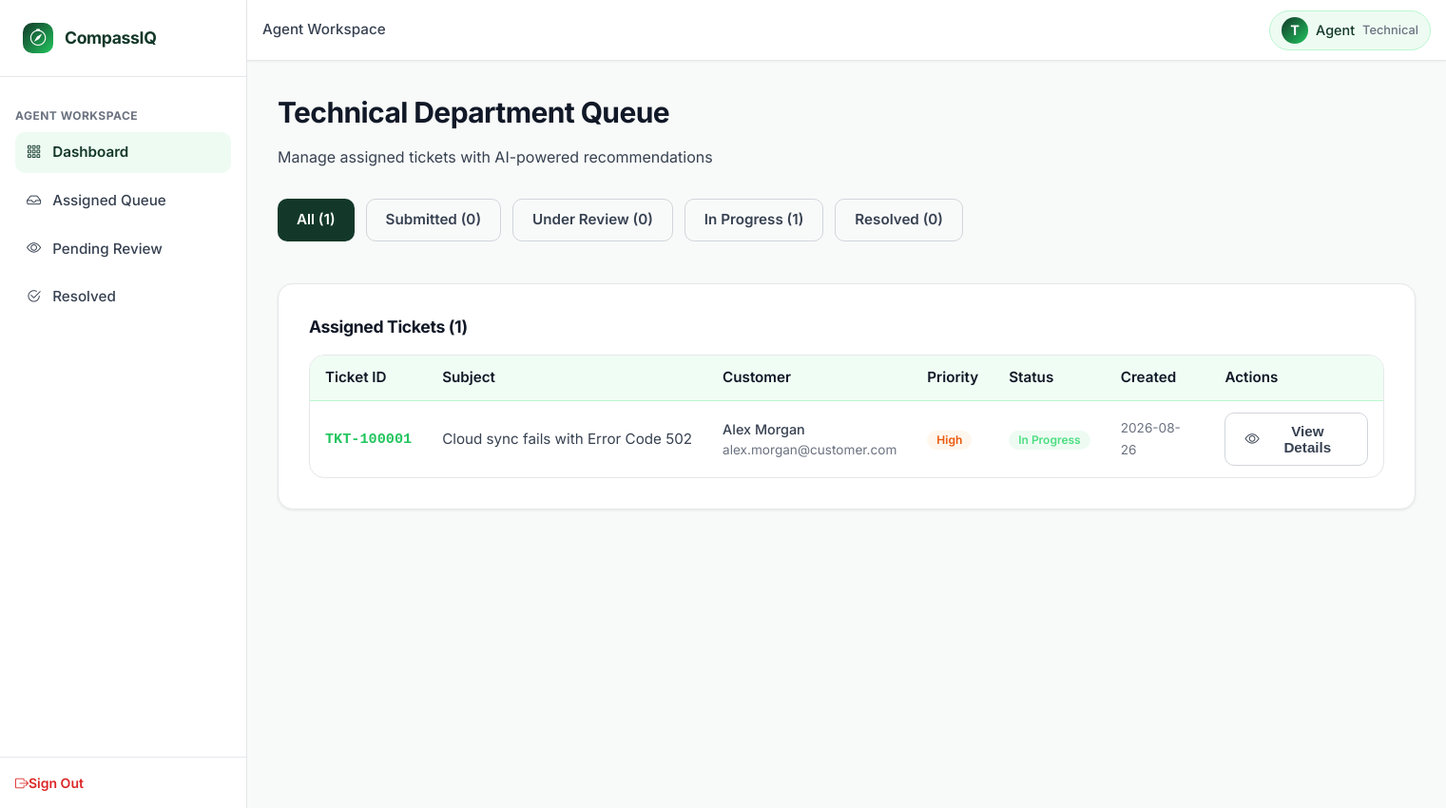
The app's page /agent/dashboard (signed in), older data.
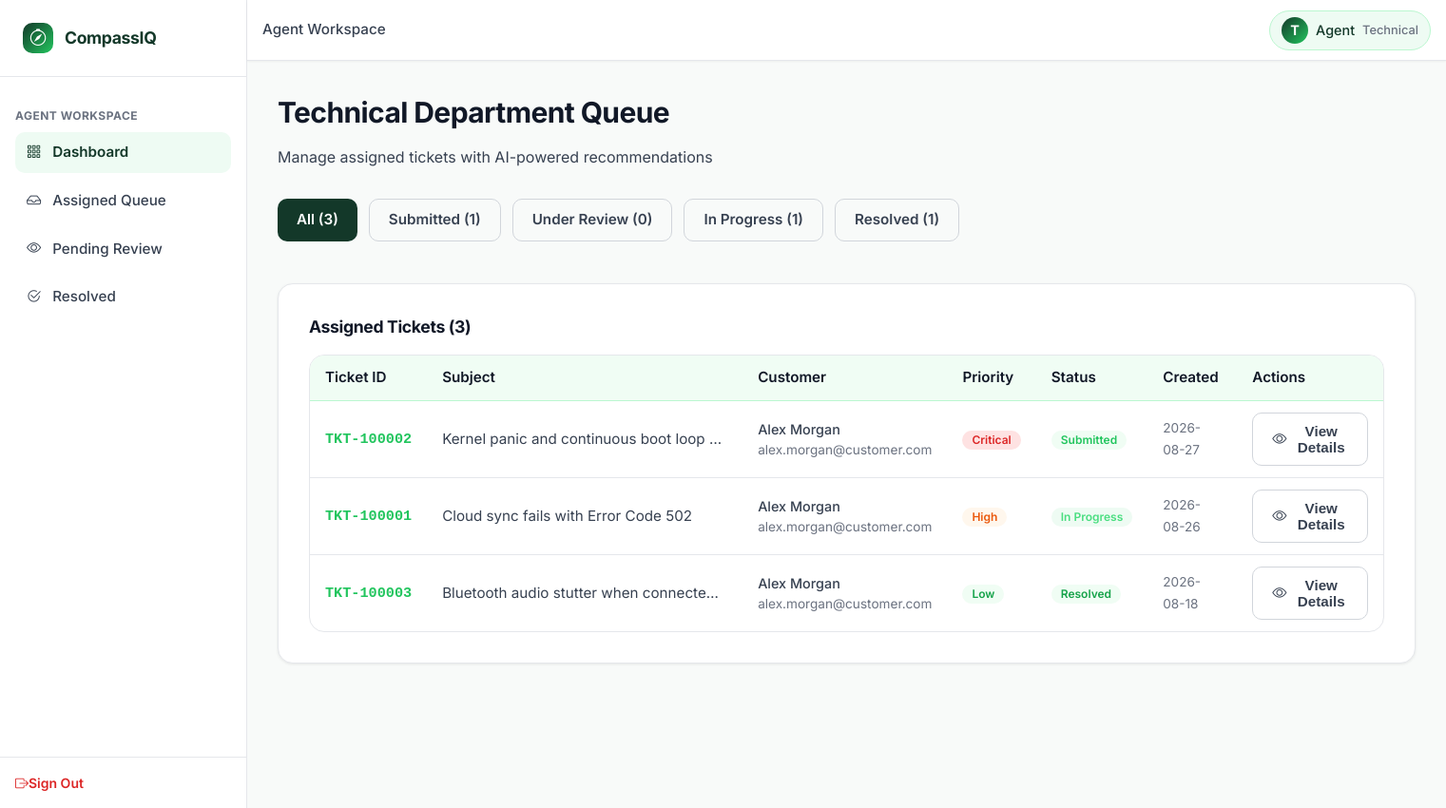
The same page, newer data.
### tables this page shows
CREATE TABLE users (
    user_id INTEGER PRIMARY KEY AUTOINCREMENT,
    full_name TEXT NOT NULL,
    email TEXT UNIQUE NOT NULL,
    password_hash TEXT NOT NULL,
    role TEXT NOT NULL DEFAULT 'customer' CHECK(role IN ('customer', 'agent', 'admin')),
    department TEXT DEFAULT 'None' CHECK(department IN ('Technical', 'Billing', 'Account', 'General Inquiry', 'None')),
    bill_no_product_id TEXT,
    account_status TEXT DEFAULT 'PENDING' CHECK(account_status IN ('PENDING', 'APPROVED', 'REJECTED', 'BANNED')),
    created_at DATETIME DEFAULT CURRENT_TIMESTAMP
);

CREATE TABLE tickets (
    ticket_id TEXT PRIMARY KEY,
    customer_id INTEGER NOT NULL,
    subject TEXT NOT NULL,
    description TEXT NOT NULL,
    predicted_category TEXT NOT NULL CHECK(predicted_category IN ('Technical', 'Billing', 'Account', 'General Inquiry', 'Fraud')),
    predicted_priority TEXT NOT NULL CHECK(predicted_priority IN ('Low', 'Medium', 'High', 'Critical')),
    assigned_department TEXT NOT NULL CHECK(assigned_department IN ('Technical', 'Billing', 'Account', 'General Inquiry', 'Admin_Fraud')),
    status TEXT DEFAULT 'Submitted' CHECK(status IN ('Submitted', 'Under Review', 'In Progress', 'Resolved', 'Closed')),
    assigned_agent_id INTEGER,
    resolution_notes TEXT,
    satisfaction_score INTEGER CHECK(satisfaction_score BETWEEN 1 AND 5),
    customer_feedback TEXT,
    created_at DATETIME DEFAULT CURRENT_TIMESTAMP,
    resolved_at DATETIME,
    CONSTRAINT fk_ticket_customer FOREIGN KEY (customer_id) REFERENCES users (user_id) ON DELETE CASCADE,
    CONSTRAINT fk_ticket_agent FOREIGN KEY (assigned_agent_id) REFERENCES users (user_id) ON DELETE SET NULL
);

### app.py (the view)
@app.route('/agent/dashboard')
@agent_required
def agent_dashboard():
    agent_dept = g.user['department']
    status_filter = request.args.get('status', 'all')
    sql = """
        SELECT t.*, u.full_name as customer_name, u.email as customer_email,
               a.full_name as agent_name
        FROM tickets t
        JOIN users u ON t.customer_id = u.user_id
        LEFT JOIN users a ON t.assigned_agent_id = a.user_id
        WHERE t.assigned_department = ?
    """
    params = [agent_dept]
    if status_filter != 'all':
        sql += " AND t.status = ?"
        params.append(status_filter)
    sql += " ORDER BY CASE t.predicted_priority WHEN 'Critical' THEN 1 WHEN 'High' THEN 2 WHEN 'Medium' THEN 3 WHEN 'Low' THEN 4 ELSE 5 END, t.created_at DESC"
    tickets = query_db(sql, tuple(params))
    counts = query_db(
        """SELECT
            COUNT(*) as total,
            SUM(status = 'Submitted') as count_submitted,
            SUM(status = 'Under Review') as count_under_review,
            SUM(status = 'In Progress') as count_in_progress,
            SUM(status = 'Resolved') as count_resolved
           FROM tickets
           WHERE assigned_department = ?""",
        (agent_dept,),
        one=True
    )
    return render_template(
        'department_dashboard.html',
        tickets=tickets,
        counts=counts or {},
        current_status=status_filter,
        department=agent_dept
    )

### templates/department_dashboard.html (shortened to what this page needs)
{% extends 'base.html' %}
{% block breadcrumb %}Agent Workspace{% endblock %}
{% block content %}
<div class="page-header">
    <h1 class="page-title">{{ department }} Department Queue</h1>
    <p class="page-subtitle">Manage assigned tickets with AI-powered recommendations</p>
</div>
<div style="display: flex; gap: var(--spacing-md); margin-bottom: var(--spacing-2xl); overflow-x: auto; padding-bottom: var(--spacing-md);">
    <a href="{{ url_for('agent_dashboard', status='all') }}" class="btn {% if current_status == 'all' %}btn-primary{% else %}btn-secondary{% endif %}">
        All ({{ counts.total or 0 }})
    </a>
    <a href="{{ url_for('agent_dashboard', status='Submitted') }}" class="btn {% if current_status == 'Submitted' %}btn-primary{% else %}btn-secondary{% endif %}">
        Submitted ({{ counts.count_submitted or 0 }})
    </a>
    <a href="{{ url_for('agent_dashboard', status='Under Review') }}" class="btn {% if current_status == 'Under Review' %}btn-primary{% else %}btn-secondary{% endif %}">
        Under Review ({{ counts.count_under_review or 0 }})
    </a>
    <a href="{{ url_for('agent_dashboard', status='In Progress') }}" class="btn {% if current_status == 'In Progress' %}btn-primary{% else %}btn-secondary{% endif %}">
        In Progress ({{ counts.count_in_progress or 0 }})
    </a>
    <a href="{{ url_for('agent_dashboard', status='Resolved') }}" class="btn {% if current_status == 'Resolved' %}btn-primary{% else %}btn-secondary{% endif %}">
        Resolved ({{ counts.count_resolved or 0 }})
    </a>
</div>
<div class="card">
    <div style="padding: var(--spacing-lg);">
        <h3 style="margin: 0 0 var(--spacing-lg) 0; font-size: 1.1rem;">Assigned Tickets ({{ tickets|length }})</h3>
        {% if tickets|length == 0 %}
            <div style="padding: var(--spacing-3xl) var(--spacing-lg); text-align: center; color: var(--text-muted);">
                <i class="bi bi-inbox" style="font-size: 2rem; display: block; margin-bottom: var(--spacing-lg);"></i>
                <p>No tickets in this queue</p>
            </div>
        {% else %}
            <div class="table-container">
                <table class="enterprise-table">
                    <thead>
                        <tr>
                            <th>Ticket ID</th>
                            <th>Subject</th>
                            <th>Customer</th>
                            <th>Priority</th>
                            <th>Status</th>
                            <th>Created</th>
                            <th>Actions</th>
                        </tr>
                    </thead>
                    <tbody>
                        {% for ticket in tickets %}
                            <tr>
                                <td>
                                    <span class="no-wrap" style="font-family: 'Courier New', monospace; font-weight: var(--font-weight-bold); color: var(--accent-green);">{{ ticket.ticket_id }}</span>
                                </td>
                                <td>
                                    <div style="max-width: 300px; overflow: hidden; text-overflow: ellipsis; white-space: nowrap;">
                                        {{ ticket.subject }}
                                    </div>
                                </td>
                                <td>
                                    <div style="font-size: 0.9rem;">
                                        <div style="font-weight: 500;">{{ ticket.customer_name }}</div>
                                        <div style="color: var(--text-muted); font-size: 0.85rem;">{{ ticket.customer_email }}</div>
                                    </div>
                                </td>
                                <td>
                                    <span class="badge badge-priority-{{ ticket.predicted_priority }}">{{ ticket.predicted_priority }}</span>
                                </td>
                                <td>
                                    <span class="badge badge-status-{{ ticket.status|replace(' ', '') }}">{{ ticket.status }}</span>
                                </td>
                                <td>
                                    <span class="text-muted" style="font-size: 0.85rem;">{{ ticket.created_at[:10] if ticket.created_at else '' }}</span>
                                </td>
                                <td>
                                    <button type="button" class="btn btn-secondary btn-sm" onclick="openTicketModal('{{ ticket.ticket_id }}')">
                                        <i class="bi bi-eye"></i> View Details
                                    </button>
                                </td>
                            </tr>
                        {% endfor %}
                    </tbody>
                </table>
            </div>
        {% endif %}
    </div>
</div>
{% endblock %}

### templates/base.html (shortened to what this page needs)
<!DOCTYPE html>
<html lang="en">
<head>
    <link rel="stylesheet" href="https://cdn.jsdelivr.net/npm/bootstrap-icons@1.11.3/font/bootstrap-icons.min.css">
    <link rel="stylesheet" href="{{ url_for('static', filename='css/variables.css') }}">
    <link rel="stylesheet" href="{{ url_for('static', filename='css/components.css') }}">
    <link rel="stylesheet" href="{{ url_for('static', filename='css/style.css') }}">
</head>
<body>
    <div id="app">
        <aside class="sidebar" id="sidebar">
            <a href="{{ url_for('index') }}" class="sidebar-brand">
                <div class="sidebar-brand-icon">
                    <i class="bi bi-compass"></i>
                </div>
                <div class="sidebar-brand-text">CompassIQ</div>
            </a>
            <nav class="sidebar-nav">
                {% if g.user %}
                    {% if g.user.role == 'customer' %}
                        <div class="nav-section-title">Main</div>
                        <div class="nav-item">
                            <a href="{{ url_for('customer_dashboard') }}" class="nav-link {% if request.endpoint == 'customer_dashboard' %}active{% endif %}">
                                <i class="bi bi-grid-3x3-gap"></i>
                                <span>Dashboard</span>
                            </a>
                        </div>
                        <div class="nav-item">
                            <a href="{{ url_for('customer_dashboard') }}" class="nav-link">
                                <i class="bi bi-plus-circle"></i>
                                <span>Create Ticket</span>
                            </a>
                        </div>
                        <div class="nav-section-title mt-4">My Activity</div>
                        <div class="nav-item">
                            <a href="{{ url_for('customer_dashboard') }}" class="nav-link">
                                <i class="bi bi-clock-history"></i>
                                <span>Ticket History</span>
                            </a>
                        </div>
                        <div class="nav-item">
                            <a href="{{ url_for('customer_dashboard') }}" class="nav-link">
                                <i class="bi bi-person-circle"></i>
                                <span>Profile</span>
                            </a>
                        </div>
                    {% elif g.user.role == 'agent' %}
                        <div class="nav-section-title">Agent Workspace</div>
                        <div class="nav-item">
                            <a href="{{ url_for('agent_dashboard') }}" class="nav-link {% if request.endpoint == 'agent_dashboard' %}active{% endif %}">
                                <i class="bi bi-grid-3x3-gap"></i>
                                <span>Dashboard</span>
                            </a>
                        </div>
                        <div class="nav-item">
                            <a href="{{ url_for('agent_dashboard') }}" class="nav-link">
                                <i class="bi bi-inbox"></i>
                                <span>Assigned Queue</span>
                            </a>
                        </div>
                        <div class="nav-item">
                            <a href="{{ url_for('agent_dashboard') }}" class="nav-link">
                                <i class="bi bi-eye"></i>
                                <span>Pending Review</span>
                            </a>
                        </div>
                        <div class="nav-item">
                            <a href="{{ url_for('agent_dashboard') }}" class="nav-link">
                                <i class="bi bi-check2-circle"></i>
                                <span>Resolved</span>
                            </a>
                        </div>
                    {% endif %}
                {% endif %}
            </nav>
            <div class="sidebar-footer">
                {% if g.user %}
                    <a href="{{ url_for('logout') }}" class="sign-out-link">
                        <i class="bi bi-box-arrow-right me-2"></i>Sign Out
                    </a>
                {% endif %}
            </div>
        </aside>
        <header class="header">
            <div class="header-left">
                <div class="header-breadcrumb">
                    {% block breadcrumb %}Dashboard{% endblock %}
                </div>
            </div>
            <div class="header-actions">
                {% if g.user %}
                    <a href="#" class="user-profile-pill">
                        <div class="user-avatar">{{ g.user.full_name[0].upper() }}</div>
                        <span>{{ g.user.role|title }}</span>
                        {% if g.user.department and g.user.department != 'None' %}
                            <span style="font-size: 0.8rem; color: var(--text-muted);">{{ g.user.department }}</span>
                        {% endif %}
                    </a>
                {% endif %}
            </div>
        </header>
        <main class="main-content">
            {% block content %}{% endblock %}
        </main>
    </div>
</body>
</html>

Row changes from the older to the newer data that the page shows:
now on this page (row edited): tickets: ticket_id "TKT-100002", subject "Kernel panic and continuous boot loop…", customer_name "Alex Morgan", customer_email "alex.morgan@customer.com", predicted_priority "Critical", status "Submitted", created_at "2026-08-27"
now on this page (row edited): tickets: ticket_id "TKT-100003", subject "Bluetooth audio stutter when connecte…", customer_name "Alex Morgan", customer_email "alex.morgan@customer.com", predicted_priority "Low", status "Resolved", created_at "2026-08-18"
Text that changed along with them:
{{ counts.total or 0 }}: "1" → "3"
{{ counts.count_submitted or 0 }}: "0" → "1"
{{ counts.count_resolved or 0 }}: "0" → "1"
{{ tickets|length }}: "1" → "3"
